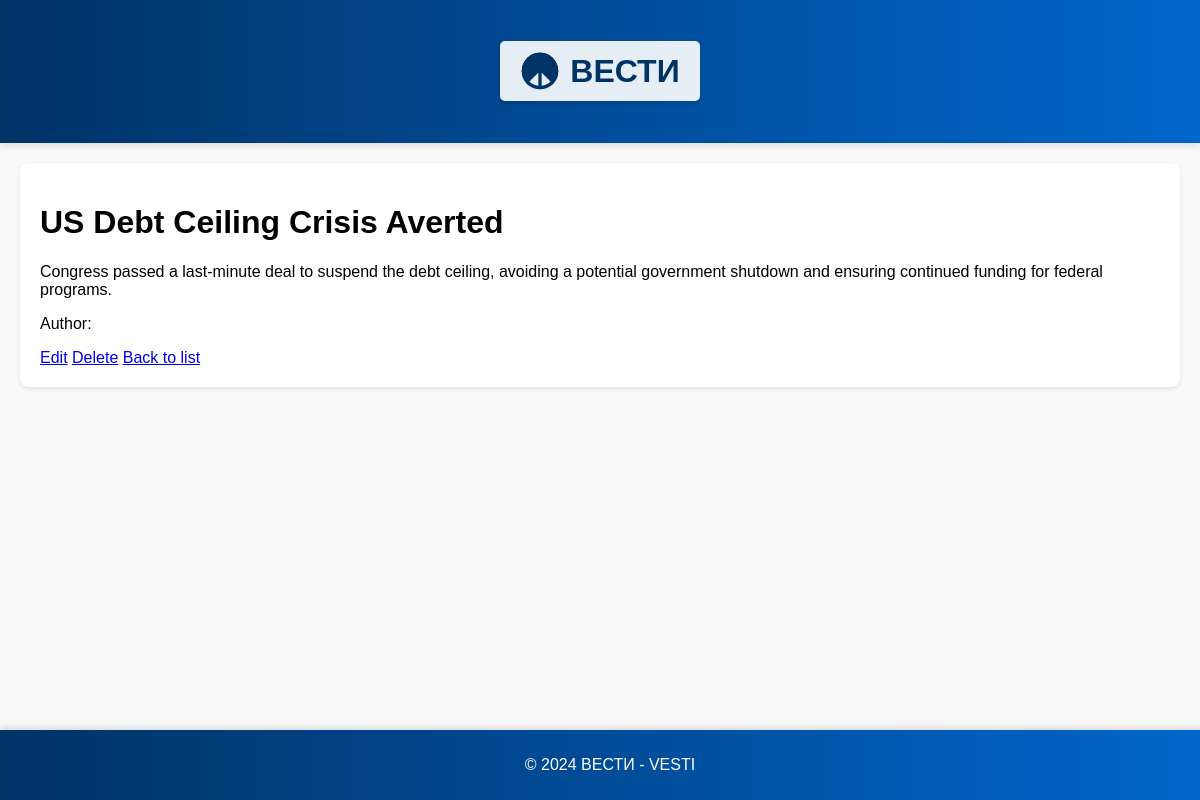
Screenshot of /news/4/ with the database file from the repository.
### simpleapp/models.py (models this page shows, shortened)
class Post(models.Model):
    ARTICLE = 'AR'
    NEWS = 'NW'
    POST_TYPES = [
        (ARTICLE, 'Статья'),
        (NEWS, 'Новость'),
    ]
    author = models.ForeignKey(Author, on_delete=models.CASCADE)
    type = models.CharField(max_length=2, choices=POST_TYPES, default=ARTICLE)
    created_at = models.DateTimeField(auto_now_add=True)
    categories = models.ManyToManyField(Category, through='PostCategory')
    title = models.CharField(max_length=255)
    content = models.TextField()
    rating = models.IntegerField(default=0)

### simpleapp/views.py (the view)
# urls.py: path('news/<int:pk>/', NewsDetailView.as_view(), name='news_detail'),
class NewsDetailView(DetailView):
    model = Post
    template_name = 'news_detail.html'
    context_object_name = 'post'

### simpleapp/templates/news_detail.html
{% extends 'default.html' %}
{% block content %}
  <h1>{{ post.title }}</h1>
  <p>{{ post.content }}</p>
  <p>Author: {{ post.author.username }}</p>
  <a href="{% url 'news_edit' post.pk %}">Edit</a>
  <a href="{% url 'news_delete' post.pk %}">Delete</a>
  <a href="{% url 'news_list' %}">Back to list</a>
{% endblock %}

### simpleapp/templates/default.html (style rules this page uses)
body { font-family: Arial, sans-serif; background-color: #f9f9f9; margin: 0; padding: 0; }

### rows the page displays
Post: title "US Debt Ceiling Crisis Averted", content "Congress passed a last-minute deal to suspend the debt ceiling, avoiding a potential government shutdown and ensuring continued funding for federal programs."
